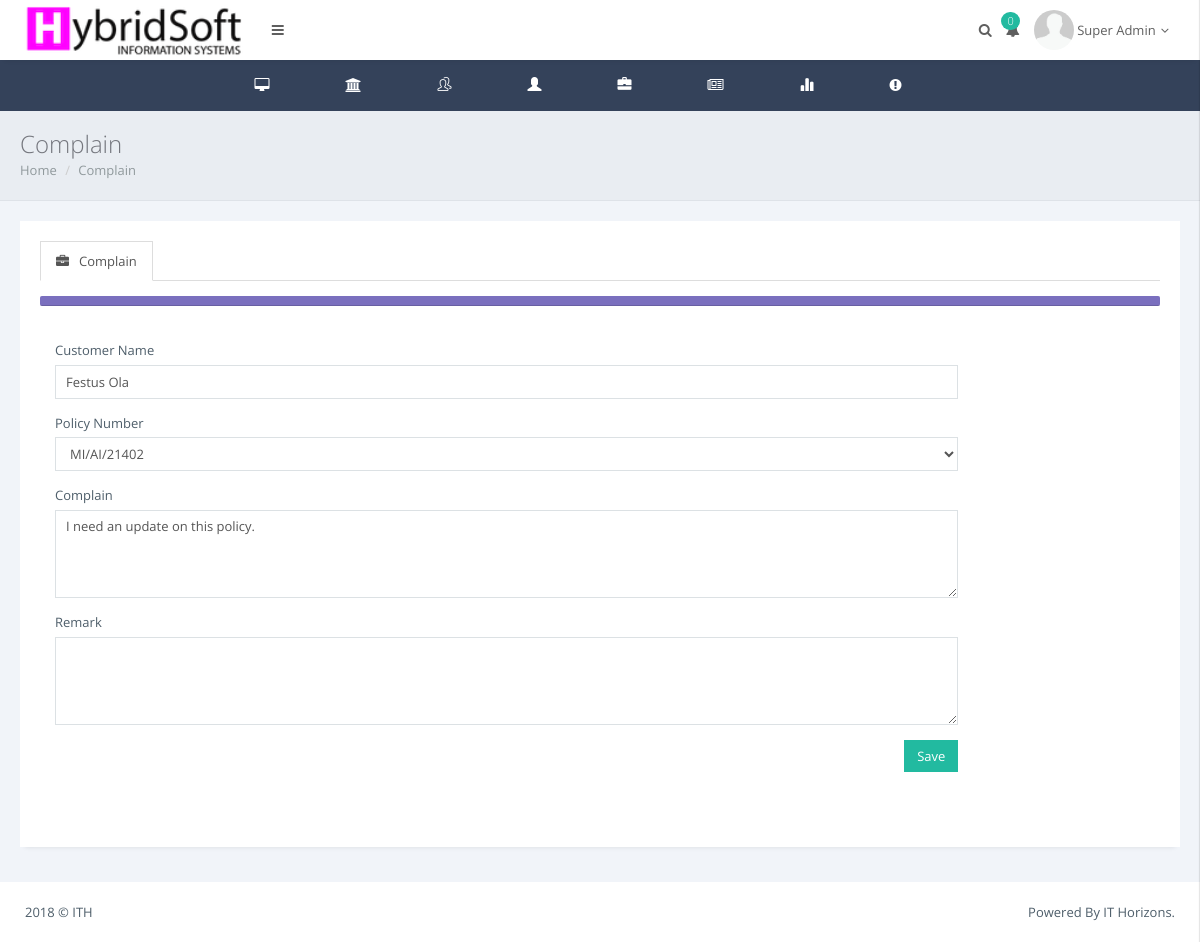
/admin/Vcomplain.php?id=1 (signed in), run on the app's committed database.
### tables this page shows
CREATE TABLE `users` (
  `user_id` int(10) NOT NULL,
  `username` varchar(50) NOT NULL,
  `rc` varchar(12) NOT NULL,
  `telephone` varchar(12) NOT NULL,
  `email` varchar(50) NOT NULL,
  `address` text NOT NULL,
  `city` varchar(50) NOT NULL,
  `state` varchar(50) NOT NULL,
  `dob` date NOT NULL,
  `lastname` varchar(50) NOT NULL,
  `firstname` varchar(50) NOT NULL,
  `middlename` varchar(50) NOT NULL,
  `password` varchar(255) NOT NULL,
  `role_id` int(11) NOT NULL,
  `nfname` varchar(200) NOT NULL,
  `nlname` varchar(200) NOT NULL,
  `nphone` varchar(200) NOT NULL,
  `nemail` varchar(200) NOT NULL,
  `naddress` text NOT NULL,
  `created` date NOT NULL,
  `createdby` int(11) NOT NULL
);

CREATE TABLE `complain` (
  `id` int(11) NOT NULL,
  `userID` int(11) NOT NULL,
  `complain` text NOT NULL,
  `policy` varchar(15) NOT NULL,
  `insurance` int(11) NOT NULL,
  `status` varchar(20) NOT NULL DEFAULT 'Pending',
  `created` date NOT NULL,
  `resolved` date NOT NULL,
  `remark` text NOT NULL,
  `resolved_by` int(11) NOT NULL
);

### admin/index.php (called while the page is built, shortened)
<?php
include_once "../db.php";
if (isset($_SESSION["id"])){
    $user_id = $_SESSION["id"];
    $userQuery = "SELECT * FROM users WHERE user_id = '$user_id'";
    $result = mysqli_query($con, $userQuery);
    $user = mysqli_fetch_assoc($result);
    $name=$user['firstname']." ".$user['lastname'];
    $uid=$user['user_id'];
    $ins_comp=$con->query("SELECT insurance_id FROM iuser WHERE user_id='$uid'");
    $ra=$ins_comp->fetch_array();
    $i_id=$ra['insurance_id'];
}else{
    header('Location:../index.php');
}
?>

### admin/Vcomplain.php (the view, shortened to what this page needs)
<!DOCTYPE html>
<html>
    <head>
        <link href="../res/plugins/pace-master/themes/blue/pace-theme-flash.css" rel="stylesheet"/>
        <link href="../res/plugins/uniform/css/uniform.default.min.css" rel="stylesheet"/>
        <link href="../res/plugins/bootstrap/css/bootstrap.min.css" rel="stylesheet" type="text/css"/>
        <link href="../res/plugins/fontawesome/css/font-awesome.css" rel="stylesheet" type="text/css"/>
        <link href="../res/plugins/line-icons/simple-line-icons.css" rel="stylesheet" type="text/css"/>
        <link href="../res/plugins/offcanvasmenueffects/css/menu_cornerbox.css" rel="stylesheet" type="text/css"/>
        <link href="../res/plugins/waves/waves.min.css" rel="stylesheet" type="text/css"/>
        <link href="../res/plugins/switchery/switchery.min.css" rel="stylesheet" type="text/css"/>
        <link href="../res/plugins/3d-bold-navigation/css/style.css" rel="stylesheet" type="text/css"/>
        <link href="../res/plugins/slidepushmenus/css/component.css" rel="stylesheet" type="text/css"/>
        <link href="../res/plugins/bootstrap-datepicker/css/datepicker3.css" rel="stylesheet" type="text/css"/>
        <link href="../res/css/modern.css" rel="stylesheet" type="text/css"/>
        <link href="../res/css/themes/white.css" class="theme-color" rel="stylesheet" type="text/css"/>
        <link href="../res/css/custom.css" rel="stylesheet" type="text/css"/>
    </head>
    <?php
    include 'nav.php';
    $id=$_GET['id'];
    $co=$con->query("SELECT * FROM users, complain WHERE users.user_id=complain.userID AND complain.id='$id'");
    $r=$co->fetch_array();
    $Name =$r['firstname']." ".$r['lastname'];
    $comp = $r['complain'];
    $polp = $r['policy'];
    ?>
            <div class="page-inner">
                <div class="page-title">
                    <h3>Complain</h3>
                    <div class="page-breadcrumb">
                        <ol class="breadcrumb">
                            <li><a href="home.php">Home</a></li>
                            <li><a href="#">Complain</a></li>
                        </ol>
                    </div>
                </div>
                <div id="main-wrapper">
                    <div class="row">
                        <div class="col-md-12">
                            <div class="panel panel-white">
                                <div class="panel-body">
                                    <div id="rootwizard">
                                        <ul class="nav nav-tabs" role="tablist">
                                            <li role="presentation" class="active"><a href="#tab1" data-toggle="tab"><i class="fa fa-briefcase m-r-xs"></i>Complain</a></li>
                                        </ul>
                                        <div class="progress progress-sm m-t-sm">
                                            <div class="progress-bar progress-bar-primary" role="progressbar" aria-valuenow="20" aria-valuemin="0" aria-valuemax="100" style="width: 0%">
                                            </div>
                                        </div>
                                        <form id="wizardForm" method="post" action="">
                                            <div class="tab-content">
                                                <div class="tab-pane active fade in" id="tab1">
                                                    <div class="row m-b-lg">
                                                        <div class="col-md-10">
                                                            <div class="row">
                                                                <div class="form-group col-md-12">
                                                                    <label for="exampleInputName">Customer Name</label>
                                                                    <input type="text" class="form-control" name="name" id="exampleInputName" value="<?php echo $Name; ?>">
                                                                </div>
                                                                <div class="form-group col-md-12">
                                                                    <label for="exampleInputName">Policy Number</label>
                                                                    <select class="form-control"  name="policy" id="policy" required>
                                                                        <?php
                                                                        echo "<option >".$polp. "</option>";
                                                                        ?>
                                                                    </select>
                                                                </div>
                                                                <div class="form-group col-md-12">
                                                                    <label for="exampleInputEmail">Complain</label>
                                                                    <textarea class="form-control" name="comp" id="exampleInputEmail" rows="4" required><?php echo $comp; ?></textarea>
                                                                </div>
                                                                <div class="form-group col-md-12">
                                                                    <label for="exampleInputEmail">Remark</label>
                                                                    <textarea class="form-control" name="remark" id="exampleInputEmail" rows="4" required></textarea>
                                                                </div>
                                                                <div class="form-group col-md-12">
                                                                 <button type="submit" name="submit" class="btn btn-success pull-right">Save</button>
                                                                </div>
                                                            </div>
                                                        </div>
                                                    </div>
                                                </div>
                                            </div>
                                        </form>
                                    </div>
                                </div>
                            </div>
                        </div>
                    </div>
                </div>
                <div class="page-footer">
                    <p class="no-s">2018 &copy; ITH <span class="pull-right">Powered By IT Horizons.</span></p>
                </div>
            </div>
        </main>
    </body>
</html>

### admin/nav.php (shortened to what this page needs)
<?php
include_once "index.php";?>
    <body class="page-header-fixed page-horizontal-bar">
        <main class="page-content content-wrap">
            <div class="navbar">
                <div class="navbar-inner">
                    <div class="logo-box" style="background: #fff;">
                        <a href="home.php" class="logo-text">
                            <span>
                                <img src="../assets/images/logo2.png" height="54" alt=""/>
                            </span></a>
                    </div>
                    <div class="topmenu-outer">
                        <div class="top-menu">
                            <ul class="nav navbar-nav navbar-left">
                                <li>
                                    <a href="javascript:void(0);" class="waves-effect waves-button waves-classic sidebar-toggle"><i class="fa fa-bars"></i></a>
                                </li>
                            </ul>
                            <ul class="nav navbar-nav navbar-right">
                                <li>
                                    <a href="javascript:void(0);" class="waves-effect waves-button waves-classic show-search"><i class="fa fa-search"></i></a>
                                </li>
                                <?php
                                        $usrx=$con->query("SELECT count(distinct user_id) AS customer, count(policy) AS policy, sum(premium) AS premium FROM transaction WHERE insurance_id='$i_id' AND status='Active' ");
                                        $ru2=$usrx->fetch_array();
                                        $n=$ru2['policy'];
                                        ?>
                                <li class="dropdown">
                                    <a href="#" class="dropdown-toggle waves-effect waves-button waves-classic" data-toggle="dropdown"><i class="fa fa-bell"></i><span class="badge badge-success pull-right"><?php echo $n;?></span></a>
                                </li>
                                <li class="dropdown">
                                    <a href="#" class="dropdown-toggle waves-effect waves-button waves-classic" data-toggle="dropdown">
                                        <img class="img-circle avatar" src="../res/images/avatar1.png" width="40" height="40" alt="">
                                        <span class="user-name"><?php echo $name; ?><i class="fa fa-angle-down"></i></span>
                                    </a>
                                </li>
                                <li>
                                    <a href="javascript:void(0);"  id="showRight"></a>
                                </li>
                            </ul>
                        </div>
                    </div>
                </div>
            </div>
            <div class="horizontal-bar sidebar">
                <div class="page-sidebar-inner slimscroll">
                    <ul class="menu accordion-menu">
                        <li><a href="home.php" class="waves-effect waves-button"><span class="menu-icon fa fa-desktop"></span><p>Dashboard</p></a></li>
                        <li class="droplink"><a href="#" class="waves-effect waves-button"><span class="menu-icon fa fa-bank"></span><p>Partners</p><span class="arrow"></span></a>
                        </li>
                        <li class="droplink"><a href="#" class="waves-effect waves-button"><span class="menu-icon icon-users"></span><p>Customers</p><span class="arrow"></span></a>
                        </li>
                        <li class="droplink"><a href="#" class="waves-effect waves-button"><span class="menu-icon glyphicon glyphicon-user"></span><p>Marketers</p><span class="arrow"></span></a>
                        </li>
                        <li class="droplink"><a href="#" class="waves-effect waves-button"><span class="menu-icon glyphicon glyphicon-briefcase"></span><p>Claims</p><span class="arrow"></span></a>
                        </li>
                        <li class="droplink"><a href="#" class="waves-effect waves-button"><span class="menu-icon fa fa-newspaper-o"></span><p>Products</p><span class="arrow"></span></a>
                        </li>
                        <li><a href="report.php" class="waves-effect waves-button"><span class="menu-icon glyphicon glyphicon-stats"></span><p>Reporting</p></a></li>
                        <li><a href="complain.php" class="waves-effect waves-button"><span class="menu-icon fa fa-exclamation-circle"></span><p>Complians</p></a></li>
                    </ul>
                </div>
            </div>

### res/css/themes/white.css (style rules this page uses)
.page-content { background: #34425A; }
.navbar .logo-box { background: #fff; }
.navbar .logo-box a { color: #5f5f5f; }
.sidebar { background: #34425A; }
.menu { background: #34425A; }
.menu.accordion-menu a { color: #899dc1; }

### data on the page
users: name "Super Admin"
complain: name "Festus Ola", policy "MI/AI/21402", comp "I need an update on this policy."

### other printed values
$n "0"
